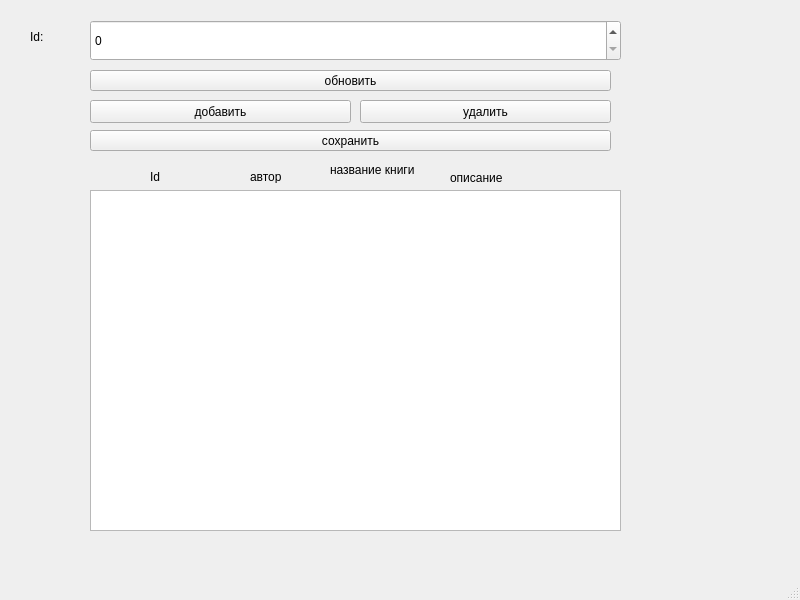
<?xml version="1.0" encoding="UTF-8"?>
<ui version="4.0">
 <class>MainWindow</class>
 <widget class="QMainWindow" name="MainWindow">
  <property name="geometry">
   <rect>
    <x>0</x>
    <y>0</y>
    <width>800</width>
    <height>600</height>
   </rect>
  </property>
  <property name="windowTitle">
   <string>MainWindow</string>
  </property>
  <widget class="QWidget" name="centralwidget">
   <widget class="QSpinBox" name="spinBox">
    <property name="geometry">
     <rect>
      <x>90</x>
      <y>20</y>
      <width>531</width>
      <height>41</height>
     </rect>
    </property>
   </widget>
   <widget class="QPushButton" name="pushButton">
    <property name="geometry">
     <rect>
      <x>90</x>
      <y>70</y>
      <width>521</width>
      <height>21</height>
     </rect>
    </property>
    <property name="text">
     <string>обновить</string>
    </property>
   </widget>
   <widget class="QPushButton" name="pushButton_2">
    <property name="geometry">
     <rect>
      <x>90</x>
      <y>130</y>
      <width>521</width>
      <height>21</height>
     </rect>
    </property>
    <property name="text">
     <string>сохранить</string>
    </property>
   </widget>
   <widget class="QTableWidget" name="tableWidget">
    <property name="geometry">
     <rect>
      <x>90</x>
      <y>190</y>
      <width>531</width>
      <height>341</height>
     </rect>
    </property>
   </widget>
   <widget class="QLabel" name="label">
    <property name="geometry">
     <rect>
      <x>30</x>
      <y>30</y>
      <width>47</width>
      <height>13</height>
     </rect>
    </property>
    <property name="text">
     <string>Id:</string>
    </property>
   </widget>
   <widget class="QLabel" name="label_2">
    <property name="geometry">
     <rect>
      <x>150</x>
      <y>170</y>
      <width>47</width>
      <height>13</height>
     </rect>
    </property>
    <property name="text">
     <string>Id</string>
    </property>
   </widget>
   <widget class="QLabel" name="label_3">
    <property name="geometry">
     <rect>
      <x>250</x>
      <y>170</y>
      <width>47</width>
      <height>13</height>
     </rect>
    </property>
    <property name="text">
     <string>автор</string>
    </property>
   </widget>
   <widget class="QLabel" name="label_4">
    <property name="geometry">
     <rect>
      <x>330</x>
      <y>160</y>
      <width>91</width>
      <height>20</height>
     </rect>
    </property>
    <property name="text">
     <string>название книги</string>
    </property>
   </widget>
   <widget class="QLabel" name="label_5">
    <property name="geometry">
     <rect>
      <x>450</x>
      <y>170</y>
      <width>61</width>
      <height>16</height>
     </rect>
    </property>
    <property name="text">
     <string>описание</string>
    </property>
   </widget>
   <widget class="QPushButton" name="pushButton_3">
    <property name="geometry">
     <rect>
      <x>90</x>
      <y>100</y>
      <width>261</width>
      <height>23</height>
     </rect>
    </property>
    <property name="text">
     <string>добавить</string>
    </property>
   </widget>
   <widget class="QPushButton" name="pushButton_4">
    <property name="geometry">
     <rect>
      <x>360</x>
      <y>100</y>
      <width>251</width>
      <height>23</height>
     </rect>
    </property>
    <property name="text">
     <string>удалить</string>
    </property>
   </widget>
  </widget>
  <widget class="QMenuBar" name="menubar">
   <property name="geometry">
    <rect>
     <x>0</x>
     <y>0</y>
     <width>800</width>
     <height>26</height>
    </rect>
   </property>
  </widget>
  <widget class="QStatusBar" name="statusbar"/>
 </widget>
 <resources/>
 <connections/>
</ui>
